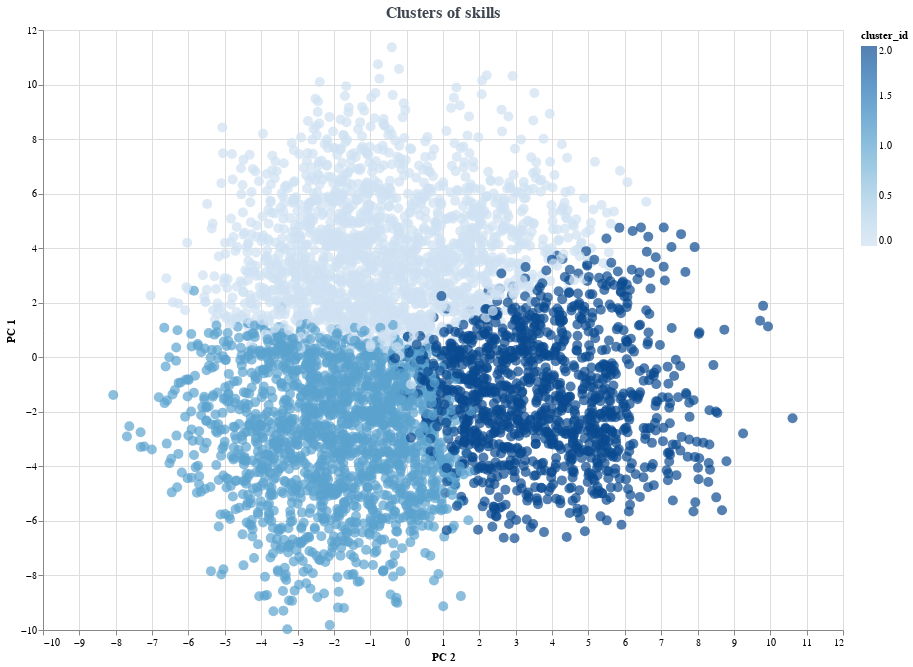

The notebook cell this image was saved under:
### Code cell
height=600
    width=800
    # Create scatter plot to display death and confirmed cases by countries
    scat=alt.Chart(df_k).mark_circle(size=100).encode(
        y=alt.Y("principal component 1", axis=alt.Axis(format='f', title='PC 1')),
        x=alt.X("principal component 2",axis=alt.Axis(format='f', title='PC 2')),
        #color=alt.condition(select_country,alt.value("red"),alt.value("#66B2FF")),
        color='cluster_id',
        tooltip=["skills"]
    ).properties(
        height=height, width=width,
        title = alt.TitleParams(text = 'Clusters of skills',
                                anchor='middle',
                                font = 'Ubuntu Mono', 
                                fontSize = 16, 
                                color = '#3E454F', 
                                )
    )
    scat

### Figure 1 — Vega-Lite specification as saved in the notebook (floating-point values rounded to 4 significant figures; data arrays with more than 128 entries replaced by an {"elided": "..."} marker saying what was removed)
{"config": {"view": {"continuousWidth": 400, "continuousHeight": 300}}, "data": {"name": "data-41b9c5bc3a847924bb43aefe8fc95e10"}, "mark": {"type": "circle", "size": 100}, "encoding": {"color": {"type": "quantitative", "field": "cluster_id"}, "tooltip": [{"type": "nominal", "field": "skills"}], "x": {"type": "quantitative", "axis": {"format": "f", "title": "PC 2"}, "field": "principal component 2"}, "y": {"type": "quantitative", "axis": {"format": "f", "title": "PC 1"}, "field": "principal component 1"}}, "height": 600, "title": {"text": "Clusters of skills", "anchor": "middle", "color": "#3E454F", "font": "Ubuntu Mono", "fontSize": 16}, "width": 800, "$schema": "https://vega.github.io/schema/vega-lite/v4.8.1.json", "datasets": {"data-41b9c5bc3a847924bb43aefe8fc95e10": {"elided": "4689 records"}}}
